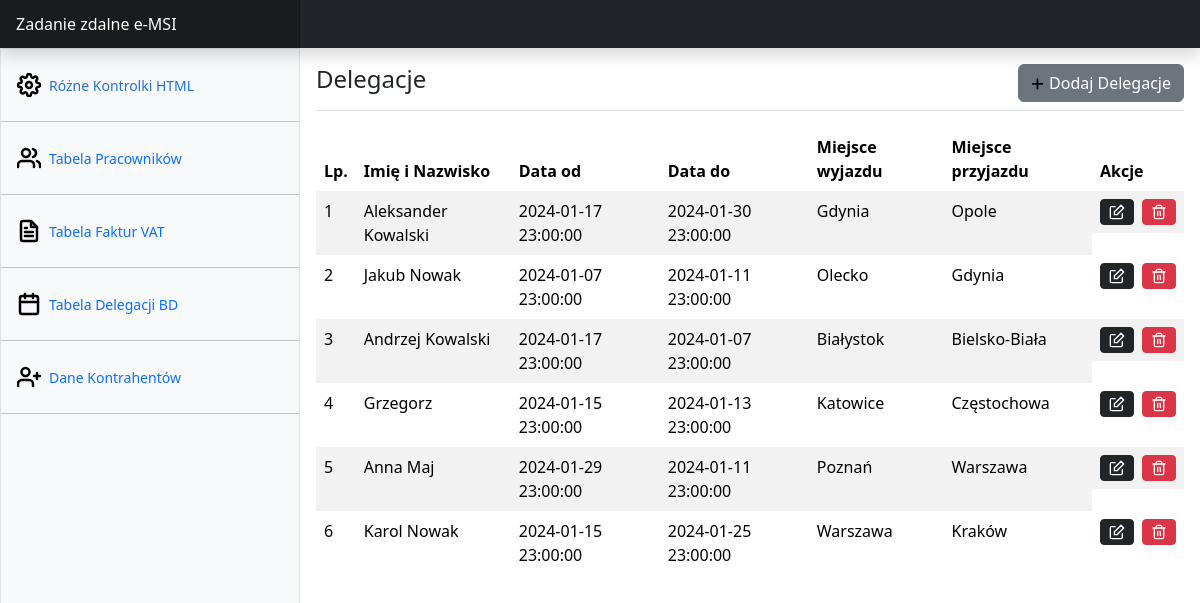
Screenshot of /delegation.php with the database file from the repository.
### tables this page shows
CREATE TABLE `delegations` (
  `id` int(11) NOT NULL,
  `fullname` varchar(128) NOT NULL,
  `date_from` timestamp NULL DEFAULT NULL,
  `date_to` timestamp NULL DEFAULT NULL,
  `departure` varchar(256) NOT NULL,
  `arrival` varchar(256) NOT NULL,
  `deleted` tinyint(1) NOT NULL DEFAULT 0
);

### database/controller.php (called while the page is built, shortened)
<?php
class Controller {
    private $connection;
    public function __construct() {
        $this->connection = new Connection(Config::$mysql_host, Config::$port, Config::$username, Config::$password, Config::$database);
    }
    public function fetchDelegations()
    {
        $pdo = $this->connection->getPDO();
        $stmt = $pdo->query('SELECT * FROM delegations');
        $delegations = $stmt->fetchAll(PDO::FETCH_ASSOC);
        return $delegations;
    }
}
?>

### delegation.php (the view, shortened to what this page needs)
<?php
require_once './database/controller.php';
$controller = new Controller();
$delegations = $controller->fetchDelegations();
?>
<!DOCTYPE html>
<html lang="pl">
   <head>
      <link href="https://cdn.jsdelivr.net/npm/bootstrap@5.3.2/dist/css/bootstrap.min.css" rel="stylesheet">
      <link href="./css/style.css" rel="stylesheet">
   </head>
   <body>
      <body>
         <header class="navbar sticky-top bg-dark flex-md-nowrap p-0 shadow" data-bs-theme="dark">
            <a class="navbar-brand col-md-3 col-lg-3 me-0 px-3 fs-6 text-white" href="index.php">Zadanie zdalne e-MSI</a>
         </header>
         <div class="container-fluid">
            <div class="row">
            <div id="lewy" class="sidebar border border-right col-md-3 p-0 bg-body-tertiary h-100 position-fixed">
                  <div class="offcanvas-md offcanvas-end bg-body-tertiary" tabindex="-1" id="sidebarMenu" aria-labelledby="sidebarMenuLabel">
                     <div class="offcanvas-body d-md-flex flex-column p-0 pt-lg-3 overflow-y-auto">
                        <ul class="nav flex-column">
                           <li class="nav-item">
                              <a class="nav-link d-flex align-items-center gap-2 active" aria-current="page" href="controls.php">
                              Różne Kontrolki HTML
                              </a>
                           </li>
                           <hr>
                           <li class="nav-item">
                              <a class="nav-link d-flex align-items-center gap-2" href="employees.php">
                              Tabela Pracowników
                              </a>
                           </li>
                           <hr>
                           <li class="nav-item">
                              <a class="nav-link d-flex align-items-center gap-2" href="vatinvoices.php">
                              <svg xmlns="http://www.w3.org/2000/svg" width="24" height="24" viewBox="0 0 24 24" fill="none" stroke="#000000" stroke-width="2.5" stroke-linecap="round" stroke-linejoin="round"><path d="M14 2H6a2 2 0 0 0-2 2v16c0 1.1.9 2 2 2h12a2 2 0 0 0 2-2V8l-6-6z"/><path d="M14 3v5h5M16 13H8M16 17H8M10 9H8"/></svg>
                              Tabela Faktur VAT
                              </a>
                           </li>
                           <hr>
                           <li class="nav-item">
                              <a class="nav-link d-flex align-items-center gap-2" href="delegation.php">
                              Tabela Delegacji BD
                              </a>
                           </li>
                           <hr>
                           <li class="nav-item">
                              <a class="nav-link d-flex align-items-center gap-2" href="contractors.php">
                               Dane Kontrahentów
                              </a>
                           </li>
                           <hr>
                        </ul>
                     </div>
                  </div>
               </div>
               <main id="prawy" class="col-md-9 ms-sm-auto px-md-3">
                  <div class="d-flex justify-content-between flex-wrap flex-md-nowrap align-items-center pt-3 pb-2 mb-3 border-bottom">
                     <h1 class="fs-4">Delegacje</h1>
                     <button type="button" class="btn btn-secondary" data-bs-toggle="modal" data-bs-target="#delegationModal">
                      Dodaj Delegacje</button>
                  </div>
                  <table class="table table-striped">
                        <thead>
                           <tr>
                           <th scope="col">Lp.</th>
                           <th scope="col">Imię i Nazwisko</th>
                           <th scope="col">Data od</th>
                           <th scope="col">Data do</th>
                           <th scope="col">Miejsce wyjazdu</th>
                           <th scope="col">Miejsce przyjazdu</th>
                           <th scope="col">Akcje</th>
                           </tr>
                        </thead>
                        <tbody>
                        <div class="modal" id="delegationModal" tabindex="-1">
                            <div class="modal-dialog">
                                <div class="modal-content">
                           <?php
                           $index = 0;
                           foreach($delegations as $delegation) {
                              if (!$delegation['deleted']) {
                              ?>
                                 <tr>
                                 <td><?php echo ++$index ?></td>
                                 <td><?php echo $delegation['fullname'] ?></td>
                                 <td><?php echo $delegation['date_from'] ?></td>
                                 <td><?php echo $delegation['date_to'] ?></td>
                                 <td><?php echo $delegation['departure'] ?></td>
                                 <td><?php echo $delegation['arrival'] ?></td>
                                 <td class="d-flex">
                                 <a href="delegation_edit.php?id=<?php echo $delegation['id'] ?>" class="btn btn-dark btn-sm me-2 d-flex align-items-center justify-content-center">
                                    </a>
                                    <form action="actions.php?id=<?php echo $delegation['id'] ?>" method="POST">
                                       <button class="btn btn-sm btn-danger d-flex align-items-center justify-content-center" type="submit">
                                       </button>
                                    </form>
                                 </td>
                              </tr>
                              <?php
                              }
                           }
                           ?>
                        </tbody>
                     </table>
               </main>
            </div>
         </div>
   </body>
</html>

### delegation.php (style rules this page uses)
.table>:not(caption)>*>* { border-bottom-width: 0; }

### rows the page displays
delegations: fullname "Aleksander Kowalski", date_from "2024-01-17 23:00:00", date_to "2024-01-30 23:00:00", departure "Gdynia", arrival "Opole"
delegations: fullname "Jakub Nowak", date_from "2024-01-07 23:00:00", date_to "2024-01-11 23:00:00", departure "Olecko", arrival "Gdynia"
delegations: fullname "Andrzej Kowalski", date_from "2024-01-17 23:00:00", date_to "2024-01-07 23:00:00", departure "Białystok", arrival "Bielsko-Biała"
delegations: fullname "Grzegorz", date_from "2024-01-15 23:00:00", date_to "2024-01-13 23:00:00", departure "Katowice", arrival "Częstochowa"
delegations: fullname "Anna Maj", date_from "2024-01-29 23:00:00", date_to "2024-01-11 23:00:00", departure "Poznań", arrival "Warszawa"
delegations: fullname "Karol Nowak", date_from "2024-01-15 23:00:00", date_to "2024-01-25 23:00:00", departure "Warszawa", arrival "Kraków"
